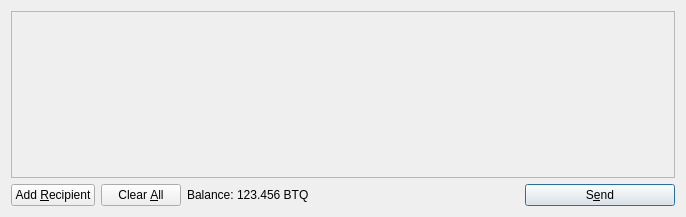
<?xml version="1.0" encoding="UTF-8"?>
<ui version="4.0">
 <class>SendCoinsDialog</class>
 <widget class="QDialog" name="SendCoinsDialog">
  <property name="geometry">
   <rect>
    <x>0</x>
    <y>0</y>
    <width>686</width>
    <height>217</height>
   </rect>
  </property>
  <property name="windowTitle">
   <string>Send Coins</string>
  </property>
  <layout class="QVBoxLayout" name="verticalLayout">
   <item>
    <widget class="QScrollArea" name="scrollArea">
     <property name="widgetResizable">
      <bool>true</bool>
     </property>
     <widget class="QWidget" name="scrollAreaWidgetContents">
      <property name="geometry">
       <rect>
        <x>0</x>
        <y>0</y>
        <width>666</width>
        <height>165</height>
       </rect>
      </property>
      <layout class="QVBoxLayout" name="verticalLayout_2">
       <property name="margin">
        <number>0</number>
       </property>
       <item>
        <layout class="QVBoxLayout" name="entries">
         <property name="spacing">
          <number>6</number>
         </property>
        </layout>
       </item>
       <item>
        <spacer name="verticalSpacer">
         <property name="orientation">
          <enum>Qt::Vertical</enum>
         </property>
         <property name="sizeHint" stdset="0">
          <size>
           <width>20</width>
           <height>40</height>
          </size>
         </property>
        </spacer>
       </item>
      </layout>
     </widget>
    </widget>
   </item>
   <item>
    <layout class="QHBoxLayout" name="horizontalLayout">
     <item>
      <widget class="QPushButton" name="addButton">
       <property name="toolTip">
        <string>Send to multiple recipients at once</string>
       </property>
       <property name="text">
        <string>Add &amp;Recipient</string>
       </property>
       <property name="icon">
        <iconset resource="../bitcoin.qrc">
         <normaloff>:/icons/add</normaloff>:/icons/add</iconset>
       </property>
       <property name="autoDefault">
        <bool>false</bool>
       </property>
      </widget>
     </item>
     <item>
      <widget class="QPushButton" name="clearButton">
       <property name="sizePolicy">
        <sizepolicy hsizetype="Minimum" vsizetype="Fixed">
         <horstretch>0</horstretch>
         <verstretch>0</verstretch>
        </sizepolicy>
       </property>
       <property name="toolTip">
        <string>Remove all transaction fields</string>
       </property>
       <property name="text">
        <string>Clear &amp;All</string>
       </property>
       <property name="icon">
        <iconset resource="../bitcoin.qrc">
         <normaloff>:/icons/remove</normaloff>:/icons/remove</iconset>
       </property>
       <property name="autoRepeatDelay">
        <number>300</number>
       </property>
       <property name="autoDefault">
        <bool>false</bool>
       </property>
      </widget>
     </item>
     <item>
      <layout class="QHBoxLayout" name="horizontalLayout_2">
       <property name="spacing">
        <number>3</number>
       </property>
       <item>
        <widget class="QLabel" name="label">
         <property name="text">
          <string>Balance:</string>
         </property>
        </widget>
       </item>
       <item>
        <widget class="QLabel" name="labelBalance">
         <property name="cursor">
          <cursorShape>IBeamCursor</cursorShape>
         </property>
         <property name="text">
          <string>123.456 BTQ</string>
         </property>
         <property name="textInteractionFlags">
          <set>Qt::LinksAccessibleByMouse|Qt::TextSelectableByKeyboard|Qt::TextSelectableByMouse</set>
         </property>
        </widget>
       </item>
      </layout>
     </item>
     <item>
      <spacer name="horizontalSpacer">
       <property name="orientation">
        <enum>Qt::Horizontal</enum>
       </property>
       <property name="sizeHint" stdset="0">
        <size>
         <width>40</width>
         <height>20</height>
        </size>
       </property>
      </spacer>
     </item>
     <item>
      <widget class="QPushButton" name="sendButton">
       <property name="minimumSize">
        <size>
         <width>150</width>
         <height>0</height>
        </size>
       </property>
       <property name="toolTip">
        <string>Confirm the send action</string>
       </property>
       <property name="text">
        <string>S&amp;end</string>
       </property>
       <property name="icon">
        <iconset resource="../bitcoin.qrc">
         <normaloff>:/icons/send</normaloff>:/icons/send</iconset>
       </property>
       <property name="default">
        <bool>true</bool>
       </property>
      </widget>
     </item>
    </layout>
   </item>
  </layout>
 </widget>
 <resources>
  <include location="../bitcoin.qrc"/>
 </resources>
 <connections/>
</ui>
